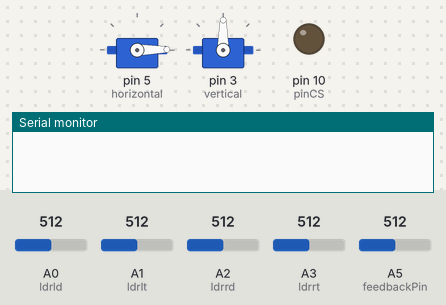
The sketch below on a simulated Arduino Uno, built with avr-gcc and run on an emulated ATmega328P. Shown: 2 × servo, output pins drawn as LEDs (lit = HIGH), the last lines printed to the serial monitor. Inputs (shaded band) come from the test bench; at power-on: A0 (ldrld) = 512, A1 (ldrlt) = 512, A2 (ldrrd) = 512, A3 (ldrrt) = 512, A5 (feedbackPin) = 512.

Above: at 0.1 s.
At 8.5 s:
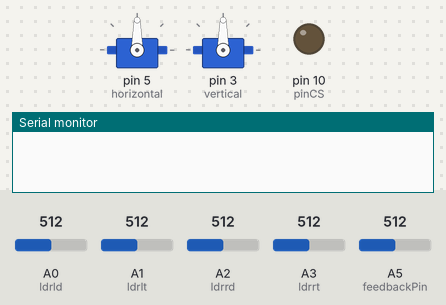
At 18.5 s:
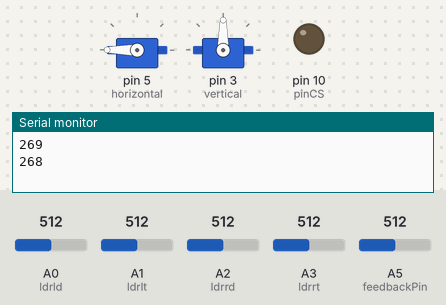
At 39.92 s:
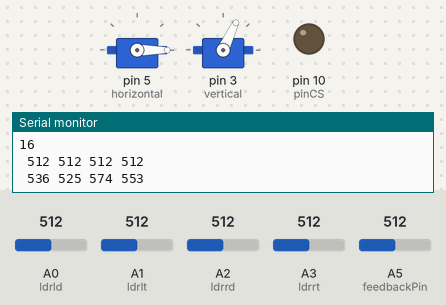
Timing chart, 0 to 40.0 s (numbered marks = the images above):
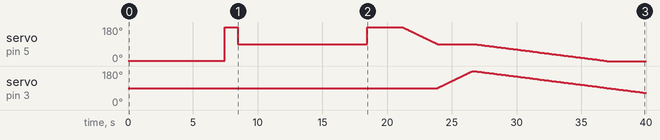

Measured:
- by itself, servo on pin 3 (vertical): rises from 90° to 180° in 2.7 s, then falls to 64° in 13.4 s

The sketch:

mertyeniii.ino
```cpp
#include <Servo.h>
#include <SD.h>
#include <SPI.h>
#include <OneWire.h>
#include <DallasTemperature.h>
#define ONE_WIRE_BUS 6
OneWire oneWire(ONE_WIRE_BUS);
DallasTemperature sensors(&oneWire);
int x = 0;
float Celcius = 0;
int minDegrees;
int maxDegrees;
int minFeedback;
int maxFeedback;
int tolerance = 0;
int l = 0, k = 0;


File myFile;
int pinCS = 10;

Servo horizontal;
Servo vertical;
int pot;
int servoh = 90;
int servohLimitHigh = 180;
int servohLimitLow = 0;

int counter = 0;
int temp;
int temp2;
int servov = 90;
int servovLimitHigh = 180;
int servovLimitLow = 40;

int ldrlt = A1;
int ldrrt = A3;
int ldrld = A0;
int ldrrd = A2;
int feedbackPin = A5;
int dtime = 30; int tol = 3;
int lt; int rt; int ld; int rd;
int avt; int avd; int avl; int avr; int dvert; int dhoriz;
int timer = 0;
int potPin = A4;
int potDeger; int ver;


void setup() {
  pinMode(3, OUTPUT);
  pinMode(5, OUTPUT);
  horizontal.attach(5);
  vertical.attach(3);

  Serial.begin(9600);
  sensors.begin();
  pinMode(pinCS, OUTPUT);
  pinMode(A4, INPUT);
  pinMode(ldrlt, INPUT);
  pinMode(ldrrt, INPUT);
  pinMode(ldrld, INPUT);
  pinMode(ldrrd, INPUT);

  for (int i = 0; i < 90; i++) {
    horizontal.write(servoh - i);
  }
  calibrate(horizontal, feedbackPin , 0, 270);

  for (int i = 0; i < 90; i++) {
    horizontal.write(servoh - i);
  }
  delay(1000);
  horizontal.write(90);
  vertical.write(servov);
  delay(10000);
  counter = 0;

}
void loop() {

  if (counter >= 6) {                                     //eger 30 dk olduysa
    counter = 0;
    guneyeDon();
    for (int i = 0 ; i < 120; i++) {
      delay(1000);
    }
    counter = 0;
  }
  if (lt < 250 && rt < 250 && ld < 250 && rd < 250) {      //eğer karanlığa girdiyse
    karanlikKontrolu();
    while (lt < 250 && rt < 250 && ld < 250 && rd < 250) {
      ldrRead();
    }
  }
  else {                                                  //normal çalışma

    ldrRead();
    gunesBul();
    if (avt-avd <= 15 && avd-avt <= 15 && avl-avr <= 15 && avr-avl <= 15 ) {
      yansit();
      timer = 0;
      for (int i = 0 ; i < 3000; i++) {
        ldrRead();
        potOku();
        delay(100);


        while (pot > l || pot < l) {
          l = pot;
          Serial.print("l:");
          Serial.println(l);
          if (l <= 15 ) {
            int qwe = (15 - l);
            for (int j = 0; j <= qwe; j++) {
              ver = servov - j;
              Serial.print("ver1:");
              Serial.println(ver);
              vertical.write(ver);
              delay(50);
            }
          }

          else if (l > 15 ) {
            int asd  =  (l - 15);
            for (int k = 0; k <= asd; k++) {
              ver = servov + k;
              Serial.print("ver2:");
              Serial.println(ver);
              vertical.write(ver);
              delay(50);
            }

          }
        }
      }
      counter++;
      timer++;
      l == 10;


    }
  }
}


void calibrate(Servo servo, int analogPin, int minPos, int maxPos) {

  for (int i = 270; i > minPos; i--) {
    if (servoh > 0) {
      servoh--;
      servo.write(servoh);
      delay(15);
    }
    else {
      servo.write(minPos);
      minDegrees = minPos;
    }
  }
  delay(1000);
  minFeedback = analogRead(analogPin);

  for (int i = 0; i < maxPos; i++) {
    if (servoh < 270) {
      servoh++;
      servo.write(servoh);
      delay(15);
    }
    else {
      servo.write(maxPos);
      maxDegrees = maxPos;
    }
  }
  delay(1000);
  maxFeedback = analogRead(analogPin);

}

void ldrRead() {

  lt = analogRead(ldrlt); // top left
  rt = analogRead(ldrrt); // top right
  ld = analogRead(ldrld); // down left
  rd = analogRead(ldrrd); // down right
  double carpi1 = 1.04708291;
  double carpi2 = 1.02710843;
  double carpi3 = 1.07232704;
  double carpi4 = 1.0333333;
  Serial.print(" ");
  Serial.print(lt );
  Serial.print(" ");
  Serial.print(rt );
  Serial.print(" ");
  Serial.print(ld );
  Serial.print(" ");
  Serial.print(rd);
  Serial.println(" ");


  lt = int(float(lt) * carpi1);
  rt = int(float(rt) * carpi2);
  ld = int(float(lt) * carpi3);
  rd = int(float(lt) * carpi4);

  avt = (lt + rt) / 2; // average value top
  avd = (ld + rd) / 2; // average value down
  avl = (lt + ld) / 2; // average value left
  avr = (rt + rd) / 2; // average value right

  dvert = avt - avd; // check the diffirence of up and down
  dhoriz = avl - avr;// check the diffirence og left and rigt


  Serial.print(" ");
  Serial.print(lt);
  Serial.print(" ");
  Serial.print(rt);
  Serial.print(" ");
  Serial.print(ld);
  Serial.print(" ");
  Serial.print(rd);
  Serial.println(" ");
   Serial.print(dvert);
  Serial.println(" ");
   Serial.print(dhoriz);
  Serial.println(" ");

}

void guneyeDon() {
  temp = servoh;
  temp2 = servov;
  counter = 0;
  if (servoh < 90) {
    for (int i = temp; i <= 90; i++) {
      servoh = servoh + 1;
      horizontal.write(servoh);
      delay(dtime);
    }
  }
  else {
    for (int i = temp; i >= 90; i--) {
      servoh = servoh - 1;
      horizontal.write(servoh);
      delay(dtime);
    }
  }

  for (int i = temp2; i <= 180; i++) {
    if (servov < 180) {
      servov = servov + 1;
    }
    else {
      servov = 180;
    }
    delay(dtime);
    vertical.write(servov);
  }
}

void devamEt() {
  if (temp < 90) {
    for (int i = 90; i >= temp; i--) {
      servoh = servoh - 1;
      horizontal.write(servoh);
      delay(dtime);
    }
  }
  else if (temp > 90) {
    for (int i = 90; i <= temp; i++) {
      servoh = servoh + 1;
      horizontal.write(servoh);
      delay(dtime);
    }
  }
  for (int i = 180; i >= temp2 - pot; i--) {
    servov = servov - 1;
    vertical.write(servov);
    delay(dtime);
  }
}

void karanlikKontrolu() {

  temp = servoh;
  temp2 = servov;
  counter = 0;
  if (servoh < 90) {
    for (int i = temp; i <= 90; i++) {
      servoh = servoh + 1;
      horizontal.write(servoh);
      Serial.println(servoh);
      delay(dtime);
    }
  }
  else {
    for (int i = temp; i > 90; i--) {
      servoh = servoh - 1;
      horizontal.write(servoh);
      Serial.println(servoh);
      delay(dtime);
    }
  }
  for (int i = temp2; i <= 180; i++) {
    if (servov < servovLimitHigh) {
      servov = servov + 1;
      vertical.write(servov);
      delay(dtime);
    }
  }

}

void gunesBul() {
  ldrRead();
  if (lt > 250 || rt > 250 || ld > 250 || rd > 250) {

    if (dvert > tol || dvert < (-tol)) {// check if the diffirence is in the
      if (avt > avd) {
        servov = ++servov;
        if (servov >= servovLimitHigh) {
          servov = servovLimitHigh;
        }
      }
      else if (avt < avd) {
        servov = servov - 1;
        if (servov < servovLimitLow) {
          servov = servovLimitLow;
        }
      }
      delay(50);
      vertical.write(servov);

    }
    if (dhoriz > tol || dhoriz > (-tol)) {// check if the diffirence is in the {
      if (avl > avr ) {
        servoh = --servoh;
        if (servoh < servohLimitLow) {
          servoh = servohLimitLow;
        }
      }
      else if (avl < avr)
      {
        servoh = ++servoh;
        if (servoh > servohLimitHigh)
        {
          servoh = servohLimitHigh;
        }
      }
      horizontal.write(servoh);
      delay(dtime);
    }
  }
}

void yansit() {

  Serial.print("yakaladık");
  Serial.println(" ");
  if (servov > 100) {
    for (int i = 0; i < servov * 19 / 30 + 1; i++) {
      servov = servov - 1;
      vertical.write(servov);
      delay(50);
    }
  }
  else {
    for (int i = 0; i < servov * 14 / 30 + 1; i++) {
      servov = servov - 1;
      vertical.write(servov);
      delay(50);
    }
  }
}

void potOku() {
  potDeger  = analogRead(potPin);
  pot = map(potDeger, 58, 1020, 0, 30);
  Serial.println(pot);
}
```
